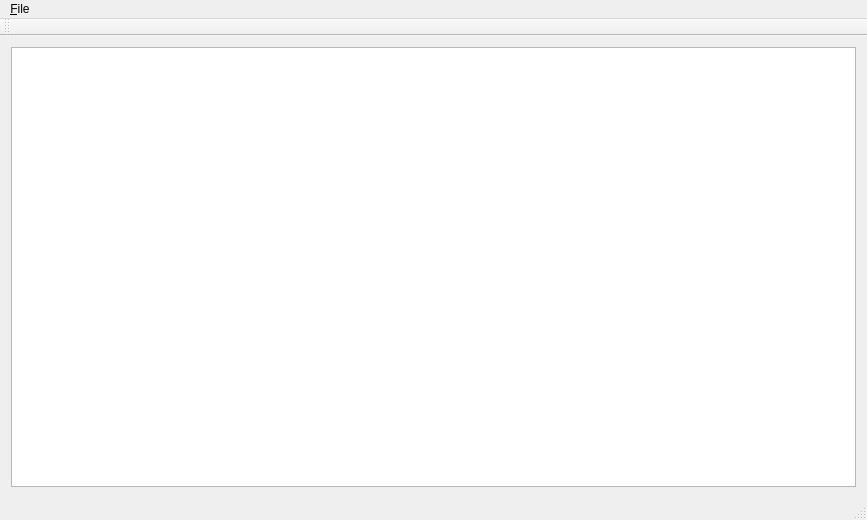
<?xml version="1.0" encoding="UTF-8"?>
<ui version="4.0">
 <class>MainWindow</class>
 <widget class="QMainWindow" name="MainWindow">
  <property name="geometry">
   <rect>
    <x>0</x>
    <y>0</y>
    <width>867</width>
    <height>520</height>
   </rect>
  </property>
  <property name="windowTitle">
   <string>Tree View</string>
  </property>
  <widget class="QWidget" name="centralWidget">
   <layout class="QVBoxLayout" name="verticalLayout">
    <item>
     <widget class="QTreeView" name="treeView">
      <property name="sizePolicy">
       <sizepolicy hsizetype="Preferred" vsizetype="Preferred">
        <horstretch>0</horstretch>
        <verstretch>0</verstretch>
       </sizepolicy>
      </property>
      <attribute name="headerVisible">
       <bool>true</bool>
      </attribute>
      <attribute name="headerDefaultSectionSize">
       <number>300</number>
      </attribute>
     </widget>
    </item>
   </layout>
  </widget>
  <widget class="QMenuBar" name="menuBar">
   <property name="geometry">
    <rect>
     <x>0</x>
     <y>0</y>
     <width>867</width>
     <height>20</height>
    </rect>
   </property>
   <property name="nativeMenuBar">
    <bool>false</bool>
   </property>
   <widget class="QMenu" name="menu_File">
    <property name="title">
     <string>&amp;File</string>
    </property>
    <addaction name="action_Load_model_from_file"/>
    <addaction name="separator"/>
    <addaction name="action_Exit"/>
   </widget>
   <addaction name="menu_File"/>
  </widget>
  <widget class="QToolBar" name="mainToolBar">
   <attribute name="toolBarArea">
    <enum>TopToolBarArea</enum>
   </attribute>
   <attribute name="toolBarBreak">
    <bool>false</bool>
   </attribute>
  </widget>
  <widget class="QStatusBar" name="statusBar"/>
  <action name="action_Load_model_from_file">
   <property name="text">
    <string>&amp;Load model from file</string>
   </property>
  </action>
  <action name="action_Exit">
   <property name="text">
    <string>E&amp;xit</string>
   </property>
  </action>
 </widget>
 <layoutdefault spacing="6" margin="11"/>
 <resources/>
 <connections/>
</ui>
